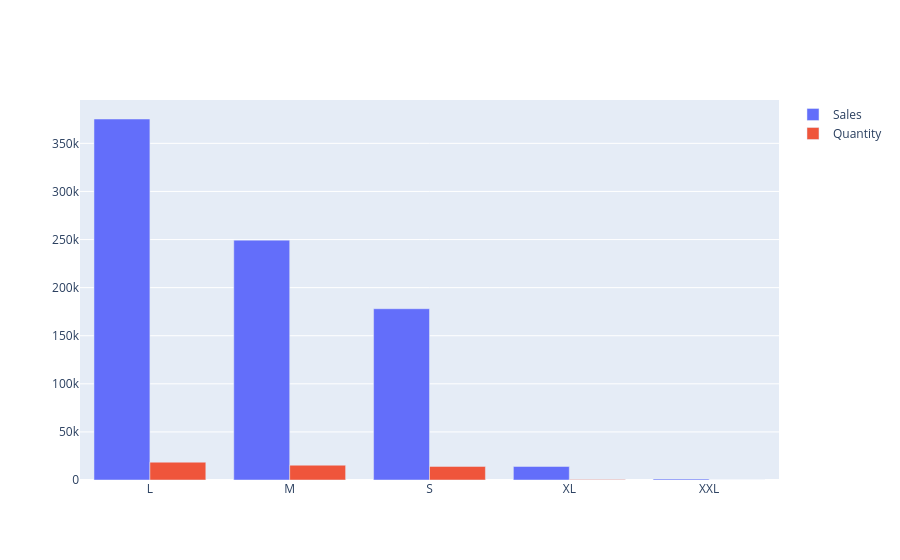

Notebook source saved alongside this figure:
### Code cell
import plotly.graph_objects as go

fig = go.Figure()

fig.add_bar(
    x=sales_by_size.index,
    y=sales_by_size.values,
    name="Sales"
)

fig.add_bar(
    x=quantity_by_revenue.index,
    y=quantity_by_revenue.values,
    name="Quantity"
)

fig.update_layout(barmode="group")

fig.show()

### Figure 1 — Plotly figure (JSON) as saved in the notebook; plotly's stock layout.template omitted (floating-point values rounded to 4 significant figures)
{"data": [{"name": "Sales", "type": "bar", "x": ["L", "M", "S", "XL", "XXL"], "y": [375300.0, 249400.0, 178100.0, 14080.0, 1007.0]}, {"name": "Quantity", "type": "bar", "x": ["L", "M", "S", "XL", "XXL"], "y": [18526, 15385, 14137, 544, 28]}], "layout": {"barmode": "group"}}
